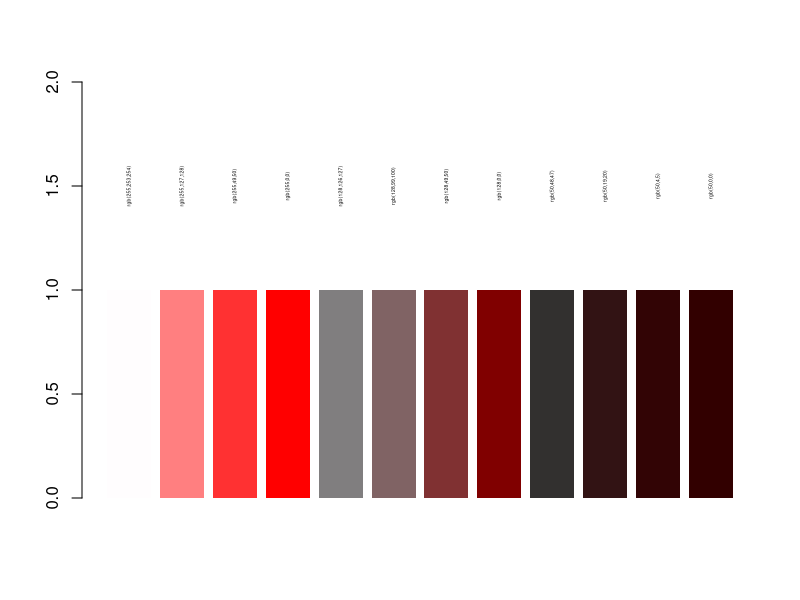
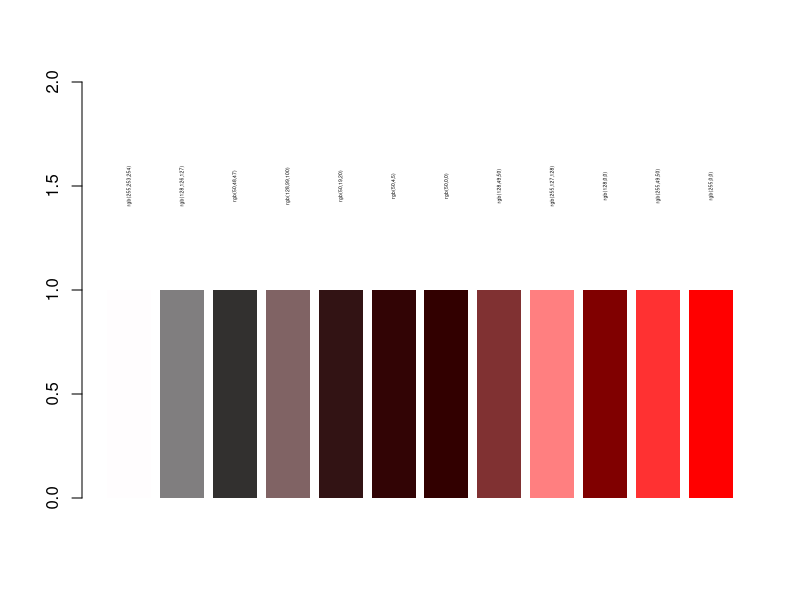
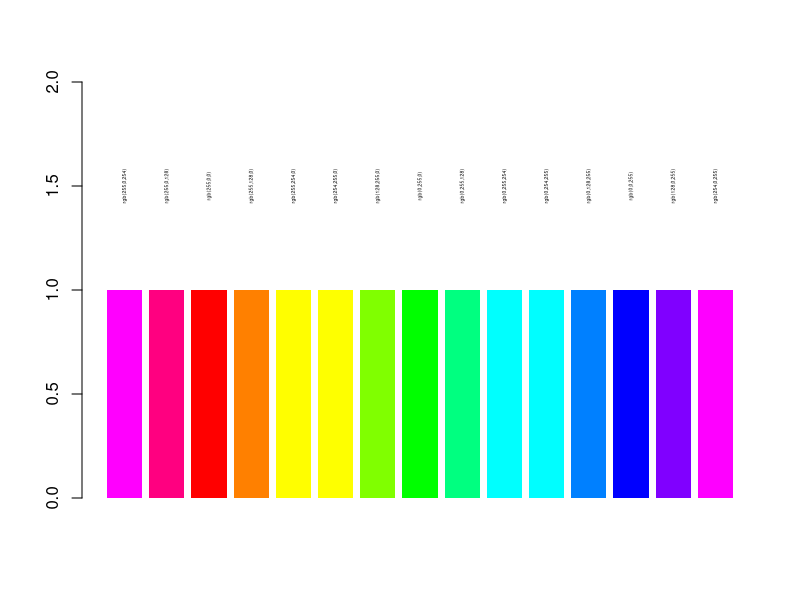

R code for these plots, in order: (Note: this script raises an error after producing the figures.)
## ---- chunk 1
knitr::opts_chunk$set(echo = TRUE)
library("tidyverse")

draw_cols <-  function(sample_colors, show_labels=TRUE) {
    ncols <- nrow(sample_colors)
    if (show_labels) {
        midpoints <- barplot( rep(1, ncols) , 
                              col = rgb(sample_colors[,1:3]/255), 
                              ylim=c(0,2), 
                              border = NA)
        make_lbls <- function(x) paste("rgb(", paste(x[1], x[2], x[3], sep=","), ")", sep="")
        labels <- apply(sample_colors[, 1:3], 1, make_lbls)
	    text(midpoints, 1.5, labels=labels, srt = 90, cex=0.3)
    } else {
        midpoints <- barplot( rep(1, ncols), 
                              col = rgb(sample_colors[,1:3]/255), 
                              ylim=c(0,1), 
                              border = NA)
    }
}

color_data <- function(hex_colors) {
    
    df_colors <- as.data.frame(t(col2rgb(hex_colors)))

    df_colors$lum <- sqrt(.299*df_colors$red^2 + .587*df_colors$green^2 + 0.114*df_colors$blue^2)
    hsv <- t(apply(df_colors,1,FUN=function(x) rgb2hsv(x[1], x[2], x[3])))
    colnames(hsv) <- c('h', 's', 'v')
    df_colors <- cbind(df_colors, hsv)

    offset <- .25
    start <- 1 - offset

    df_colors$h <- ifelse(df_colors$h >= start, df_colors$h - start, df_colors$h + start)
    df_colors
}

## ---- chunk 2

sample_colors <- tribble(
    ~r,   ~g,  ~b,
    255, 253, 254,
    255, 127, 128,
    255,  49, 50,
    255,   0, 0, 
    128, 126, 127,
    128,  99, 100,
    128,  49, 50,
    128,   0, 0,
     50,  48, 47,
     50,  19, 20,
     50,   4, 5,
     50,   0, 0
)

draw_cols(sample_colors)
rojo <- sample_colors$r * .5 - (sample_colors$b * .3 + sample_colors$g * .2)
draw_cols(sample_colors[order(rojo), ])
## ---- chunk 3
train_colors <- tribble(
    ~red, ~green, ~blue,
    255,    0,    254,  # RB
    255,    0,    128,  # RB-
    255,    0,      0,  # RR
    255,  128,      0,  # RG-
    255,  254,      0,  # RG
    254,  255,      0,  # GR 
    128,  255,      0,  # GR- 
      0,  255,      0,  # GG
      0,  255,    128,  # GB-
      0,  255,    254,  # GB
      0,  254,    255,  # BG
      0,  128,    255,  # BG-
      0,    0,    255,  # BB
    128,    0,    255,   # BR-
    254,    0,    255   # BR
)

train_colors$orden <- 1:nrow(train_colors)
draw_cols(train_colors)
## ---- chunk 4


hex_colors <- c("#fff000", "#238923", "#aaaaa0", "#ff2300", "#2ff014", "#010203")
alvaro_colors <- as.data.frame(t(col2rgb(hex_colors)))
alvaro_colors$hex_colors <- hex_colors

alvaro_colors <- cbind(alvaro_colors, t(apply(alvaro_colors[,1:3], 1, function(x) order(x, decreasing=TRUE)))[,1:2])

pos <- t(apply(alvaro_colors[, -4], 1, function(x)  c(x[x[4]], x[x[5]])))
alvaro_colors <- cbind(alvaro_colors, pos)
alvaro_colors$p2 <- alvaro_colors$p2 * ifelse(alvaro_colors$subgrupo == 2, 1, -1)

colnames(alvaro_colors) <- c('red', 'green', 'blue', 'hex_colors', 'grupo', 'subgrupo', 'p1', 'p2')

alvaro_colors$orden <- with(alvaro_colors, order(grupo, p1, subgrupo, p2, decreasing = c(F,T, F, F)))
draw_cols(alvaro_colors)
draw_cols(alvaro_colors[alvaro_colors$orden,])

alvaro_colors[alvaro_colors$orden,]
## ---- chunk 5
hex_colors <- c("#fff000", "#238923", "#aaaaa0", "#ff2300", "#2ff014", "#010203")

hex <- "#ff2300"

order_data <- function(hex) {
    rgb <- col2rgb(hex)
    orden <- order(rgb, decreasing = TRUE)[1:2]
    niveles <- rgb[orden]
    if (orden[1] != 2) {
        niveles[2] <- niveles[2] * -1
    }
    setNames(c(orden[1], niveles[1], orden[2], niveles[2]), c("grupo", "grupo_valor", "subgrupo", "subgrupo_valor"))
}    
order_data(hex)

colorRampPalette(c("red", "green", "blue"))(5)
hex_colors <- colorRampPalette(c("red", "green", "blue"))(5)

colores <- t(sapply(hex_colors, order_data))
orden <- order(colores[,1], colores[,2], colores[,3], colores[,4])
draw_cols(rownames(colores[orden,]))
## ---- chunk 6

model <- lm(orden ~ red * green * blue, train_colors)
alvaro_colorscolor_group <- function(color) {
    which(max(color))
}

orden <- function(colores) {
    
    colores$is_red <- ifelse(colores$red >= colores$blue && colores$red >= colores$green, 1, 0)
    colores$is_green <- ifelse(colores$green >= colores$blue && colores$red >= colores$green, 1, 0)

}


normalized$is_red <- ifelse(alvaro_colors$red >= alvaro_colors$blue && alvaro_colors$red >= alvaro_colors$green, 1, 0)
normalized$red_green <- with(alvaro_colors, green/red)
normalized$red_blue <- with(alvaro_colors, blue/red)
normalized

draw_cols(alvaro_colors)
draw_cols(alvaro_colors[order(alvaro_colors$orden),])

ncolors <- 50
test_colors <- data.frame(red = sample(0:255,ncolors, replace=TRUE), 
                          green = sample(0:255,ncolors, replace=TRUE), 
                          blue = sample(0:255,ncolors, replace=TRUE))

test_colors <- unique(test_colors)

test_colors$lum <- sqrt(.299*test_colors$red^2 + .587*test_colors$green^2 + 0.114*test_colors$blue^2)
hsv <- t(apply(test_colors,1,FUN=function(x) rgb2hsv(x[1], x[2], x[3])))
colnames(hsv) <- c('h', 's', 'v')
test_colors <- cbind(test_colors, hsv)

offset <- .25
start <- 1 - offset

test_colors$h <- ifelse(test_colors$h >= start, test_colors$h - start, test_colors$h + start)

draw_cols(test_colors, show_labels = FALSE)
draw_cols(test_colors[order(test_colors$h),], show_labels = TRUE)


alvaro_colors <- color_data(c("#ff2300", "#fff000", "#aaaaa0", "#2ff014", "#238923", "#010203"))
draw_cols(alvaro_colors, show_labels = TRUE)
draw_cols(alvaro_colors[order(alvaro_colors$h),], show_labels = TRUE)




rgb2hsv(186, 81, 153)

repetitions <- 16

test_colors

test_colors$h2 = as.integer(test_colors$h * repetitions)
test_colors$lum2 = as.integer(test_colors$lum * repetitions)
test_colors$v2 = as.integer(test_colors$v * repetitions)

test_colors$v2 <- ifelse(test_colors$h2 %% 2 == 1, repetitions - test_colors$v2, test_colors$v2)
test_colors$lum <- ifelse(test_colors$h2 %% 2 == 1, repetitions - test_colors$lum, test_colors$lum)

test_colors$neworder <- rank(test_colors$h2 * 100 + test_colors$lum * 10 + test_colors$v2)

draw_cols(test_colors, show_labels = FALSE)
draw_cols(test_colors[order(test_colors$h, test_colors$lum),],show_labels = FALSE)


    
## ---- chunk 7
plot(pressure)
